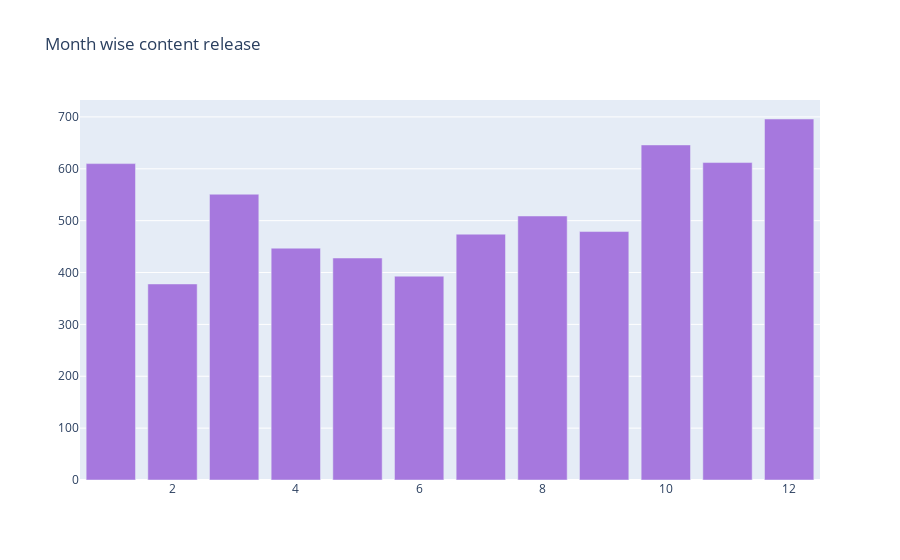

Notebook source saved alongside this figure:
### Code cell
# Content released based on months
col = 'month_added'
vc1 = netflix[col].value_counts().reset_index()
vc1 = vc1.rename(columns = {col : "count", "index" : col})
vc1['percent'] = vc1['count'].apply(lambda x : 100*x/sum(vc1['count']))
vc1 = vc1.sort_values(col)

trace1 = go.Bar(x=vc1[col], y=vc1["count"], name="TV Shows", marker=dict(color="#a678de"))
data = [trace1]
layout = go.Layout(title="Month wise content release", legend=dict(x=0.1, y=1.1, orientation="h"))
fig = go.Figure(data, layout=layout)
fig.show()

# Code for dynamic plot - a very simple one where if I want to see a particular set in detail I select that set using mouse drag.
# To reset to the orginal figure - I use the Home option from the list available on the top right corner of each graph (on hover)
def reset_bar_width(ax, new_width):
    for patch in ax.patches:
        old_width = patch.get_width()
        patch.set_width(new_width)
        shift = old_width - new_width # To re-align the labels
        patch.set_x(patch.get_x() + shift * .5)

### Figure 1 — Plotly figure (JSON) as saved in the notebook; plotly's stock layout.template omitted (floating-point values rounded to 4 significant figures)
{"data": [{"marker": {"color": "#a678de"}, "name": "TV Shows", "type": "bar", "x": [1, 2, 3, 4, 5, 6, 7, 8, 9, 10, 11, 12], "y": [610, 378, 551, 447, 428, 393, 474, 509, 479, 646, 612, 696]}], "layout": {"legend": {"orientation": "h", "x": 0.1, "y": 1.1}, "title": {"text": "Month wise content release"}}}
